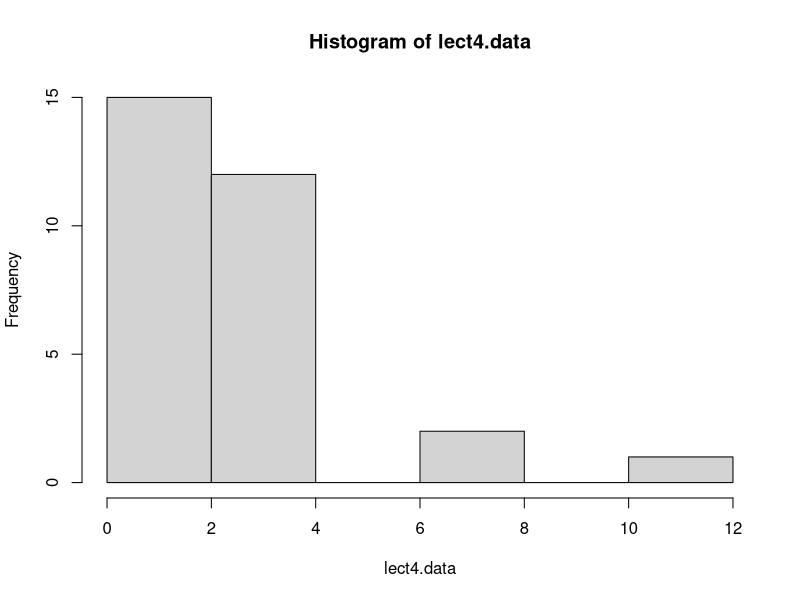
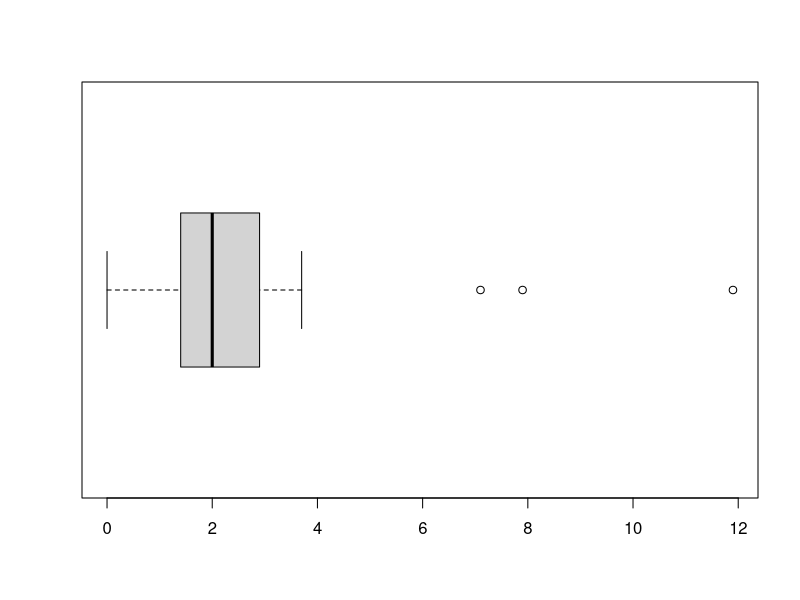

Here is the R script that generated these plots, in order:
#Maureen Kennedy
#TMATH 390 Lecture 4
# percent households low income and low access
# random sample of 30 counties
lect4.data=c(0.0,0.4,0.8,1.0,1.0,1.2,1.3,1.4,1.5,1.7,1.8,1.8,1.8,
             1.9,1.9,2.1,2.7,2.8,2.8,2.9,2.9,2.9,2.9,3.0,3.1,3.3,
             3.7,7.1,7.9,11.9)
# calculate the sample mean
mean(lect4.data)
# calculate the sample variance
var(lect4.data)
# calculate the sample standard deviation
sd(lect4.data)
# calculate the 5-number summary (and the mean)
summary(lect4.data)
# draw a histogram
hist(lect4.data)
# draw a boxplot
boxplot(lect4.data,horizontal = TRUE)
